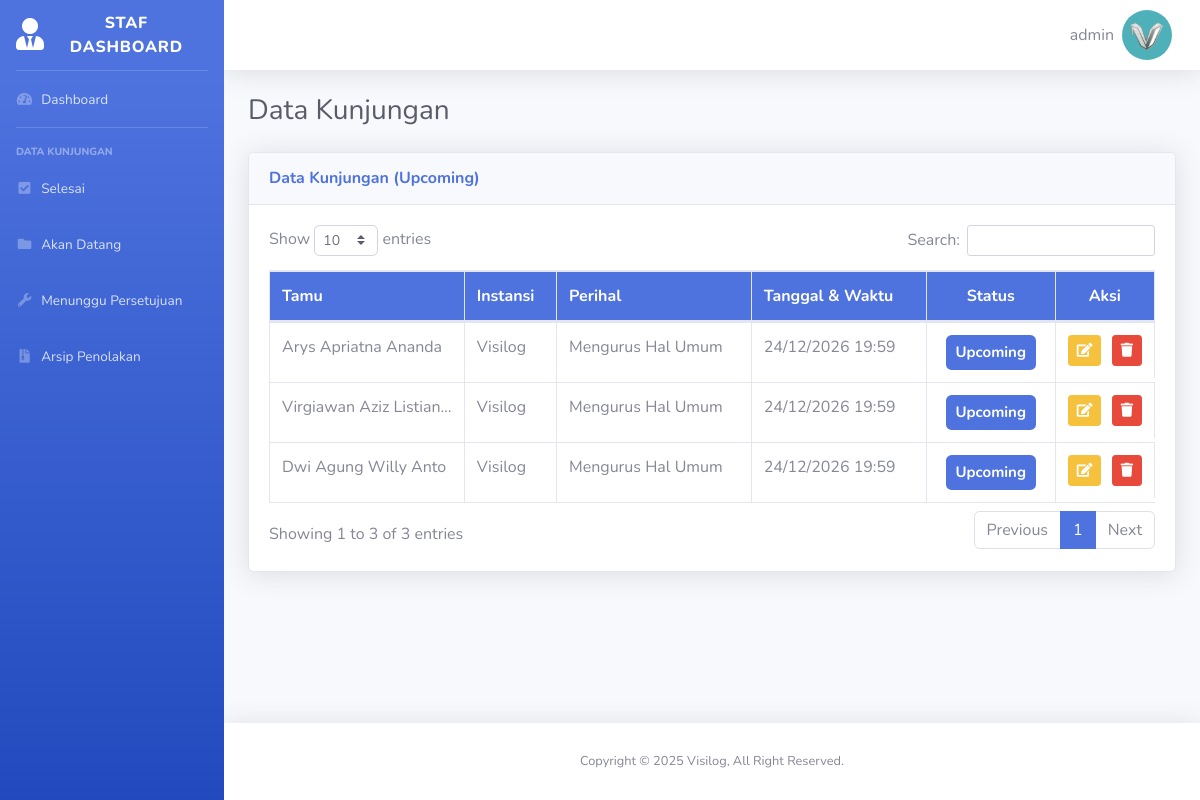
/kunjungan_berjalan.php (signed in), run on the app's committed database.
### tables this page shows
CREATE TABLE `visit_data` (
  `id` int(11) NOT NULL,
  `guest_name` varchar(255) NOT NULL,
  `email` varchar(255) NOT NULL,
  `phone_number` varchar(255) NOT NULL,
  `company_name` varchar(255) NOT NULL,
  `visit_regards` enum('Urusan_surat','Urusan_keuangan','Urusan_umum','Urusan_sarana','Janji_temu_unit','Janji_temu_staf') NOT NULL,
  `visit_desc` varchar(255) NOT NULL,
  `id_unit` int(11) DEFAULT NULL,
  `id_staf` int(11) DEFAULT NULL,
  `visit_date` date NOT NULL,
  `time_in` time NOT NULL,
  `time_out` time DEFAULT NULL,
  `status` enum('Pending','Done','Upcoming','Close','Now','Rejected') NOT NULL
);

### kunjungan_berjalan.php (the view, shortened to what this page needs)
<?php include 'dashboard_template/header.php'; ?>
<body class="page-top">
    <div id="wrapper">
        <?php include 'dashboard_template/sidebar.php'; ?>
        <div id="content-wrapper" class="d-flex flex-column">
            <div id="content">
                <?php include 'dashboard_template/topbar.php'; ?>
                <div class="container-fluid">
                    <div class="d-sm-flex align-items-center justify-content-between mb-4">
                        <h1 class="h3 mb-0 text-gray-800">Data Kunjungan</h1>
                    </div>
                    <div class="card shadow mb-4">
                        <div class="card-header py-3">
                            <h6 class="m-0 font-weight-bold text-primary">Data Kunjungan (Upcoming)</h6>
                        </div>
                        <div class="card-body">
                            <div class="table-responsive">
                                <table class="table table-bordered" id="dataTable" width="100%" cellspacing="0">
                                    <thead class="thead bg-primary text-white fw-bold">
                                        <tr>
                                            <th>Tamu</th>
                                            <th>Instansi</th>
                                            <th>Perihal</th>
                                            <th>Tanggal & Waktu</th>
                                            <th class="text-center">Status</th>
                                            <th class="text-center">Aksi</th>
                                        </tr>
                                    </thead>
                                    <tbody>
                                        <?php
                                        $sql = "SELECT * FROM visit_data WHERE `status` IN ('Upcoming','Close','Now') ORDER BY id DESC";
                                        $result = mysqli_query($koneksi, $sql);
                                        if (!$result) {
                                            echo '<tr><td colspan="7">Query error: ' . htmlspecialchars(mysqli_error($koneksi)) . '</td></tr>';
                                        } else {
                                            while ($data = mysqli_fetch_assoc($result)) {
                                                $badgeClass = 'badge-info';
                                                if ($data['status'] === 'Upcoming') $badgeClass = 'badge-primary';
                                        ?>
                                                <tr>
                                                    <td><?= htmlspecialchars($data['guest_name']); ?></td>
                                                    <td><?= htmlspecialchars($data['company_name']); ?></td>
                                                    <td><?= htmlspecialchars($data['visit_desc']); ?></td>
                                                    <td><?= date('d/m/Y', strtotime($data['visit_date'])); ?> <span><?= date('H:i', strtotime($data['time_in'])); ?></span></td>
                                                    <td class="text-center">
                                                        <span class="badge <?= $badgeClass ?>" style="padding: 10px; font-size: 15px;">
                                                            <?= htmlspecialchars($data['status']); ?>
                                                        </span>
                                                    </td>
                                                    <td class="d-flex justify-content-between">
                                                        <a href="edit.php?id=<?= (int)$data['id'] ?>" class="btn btn-warning btn-sm" title="Edit">
                                                            <i class="fas fa-edit"></i>
                                                        </a>
                                                        <a href="proses_hapus.php?id=<?= $data['id'] ?>&redirect=kunjungan_berjalan.php" class="btn btn-danger btn-sm" title="Hapus" onclick="return confirm('Apakah Anda yakin ingin menghapus data ini?')">
                                                            <i class="fas fa-trash"></i>
                                                        </a>
                                                    </td>
                                                </tr>
                                        <?php
                                            }
                                        }
                                        ?>
                                    </tbody>
                                </table>
                            </div>
                        </div>
                    </div>
                </div>
            </div>
            <?php include 'dashboard_template/footer.php'; ?>
</body>

### assets/css/style2.css (style rules this page uses)
.table th, td { max-width: 165px; white-space: nowrap; overflow: hidden; text-overflow: ellipsis; }

### data on the page
visit_data: guest_name "Arys Apriatna Ananda", company_name "Visilog", visit_desc "Mengurus Hal Umum", visit_date "24/12/2026", time_in "19:59", status "Upcoming"
visit_data: guest_name "Virgiawan Aziz Listian…", company_name "Visilog", visit_desc "Mengurus Hal Umum", visit_date "24/12/2026", time_in "19:59", status "Upcoming"
visit_data: guest_name "Dwi Agung Willy Anto", company_name "Visilog", visit_desc "Mengurus Hal Umum", visit_date "24/12/2026", time_in "19:59", status "Upcoming"

### other printed values
$username "admin"
